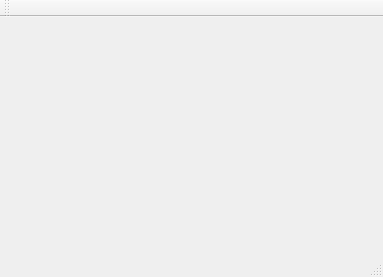
<?xml version="1.0" encoding="UTF-8"?>
<ui version="4.0">
 <class>MainWindow</class>
 <widget class="QMainWindow" name="MainWindow">
  <property name="geometry">
   <rect>
    <x>0</x>
    <y>0</y>
    <width>383</width>
    <height>277</height>
   </rect>
  </property>
  <property name="windowTitle">
   <string>MainWindow</string>
  </property>
  <widget class="QWidget" name="centralWidget"/>
  <widget class="QMenuBar" name="menuBar">
   <property name="geometry">
    <rect>
     <x>0</x>
     <y>0</y>
     <width>383</width>
     <height>26</height>
    </rect>
   </property>
  </widget>
  <widget class="QToolBar" name="mainToolBar">
   <attribute name="toolBarArea">
    <enum>TopToolBarArea</enum>
   </attribute>
   <attribute name="toolBarBreak">
    <bool>false</bool>
   </attribute>
  </widget>
  <widget class="QStatusBar" name="statusBar"/>
 </widget>
 <layoutdefault spacing="6" margin="11"/>
 <resources/>
 <connections/>
</ui>
